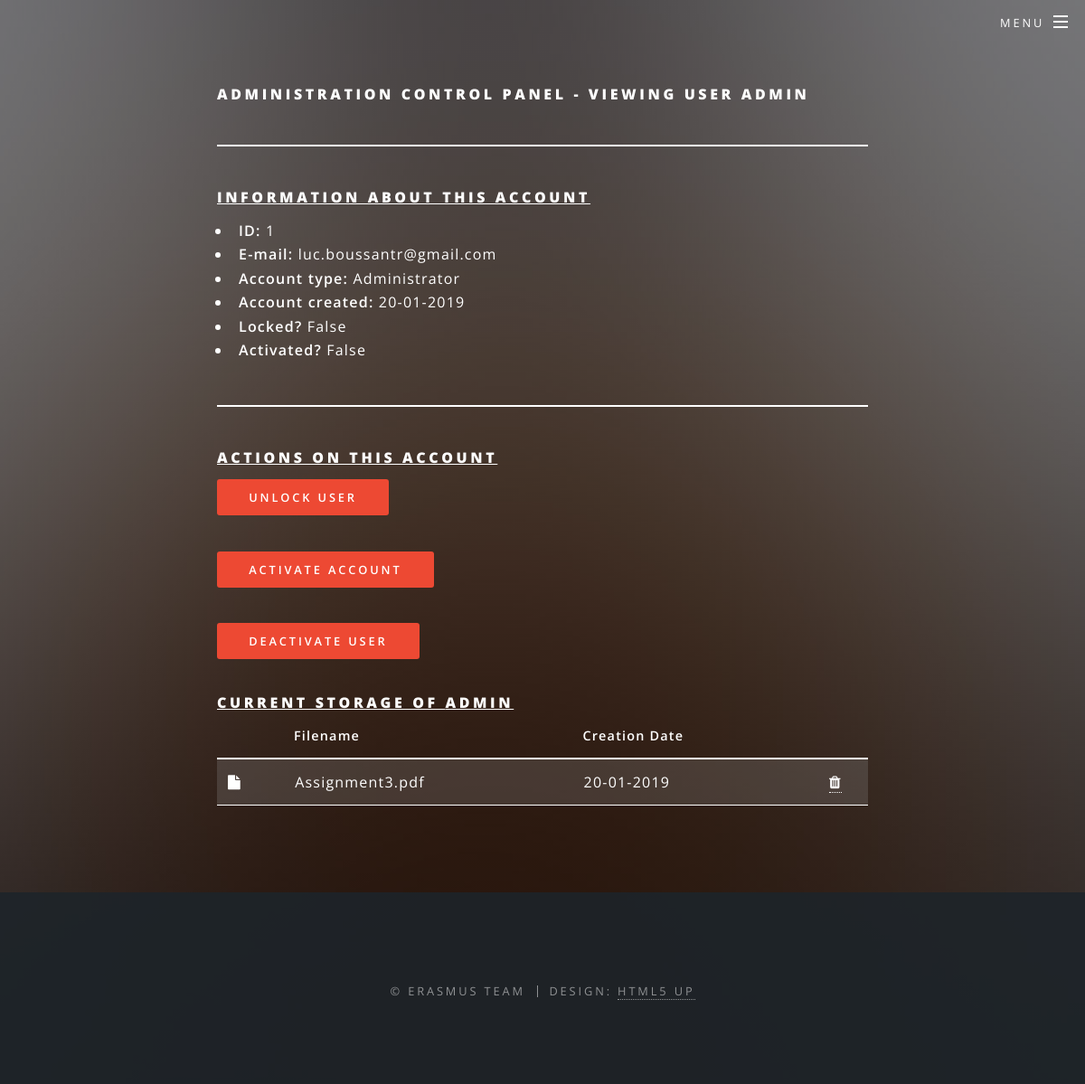
Before: /a/profile/1 (signed in) with the older database file.
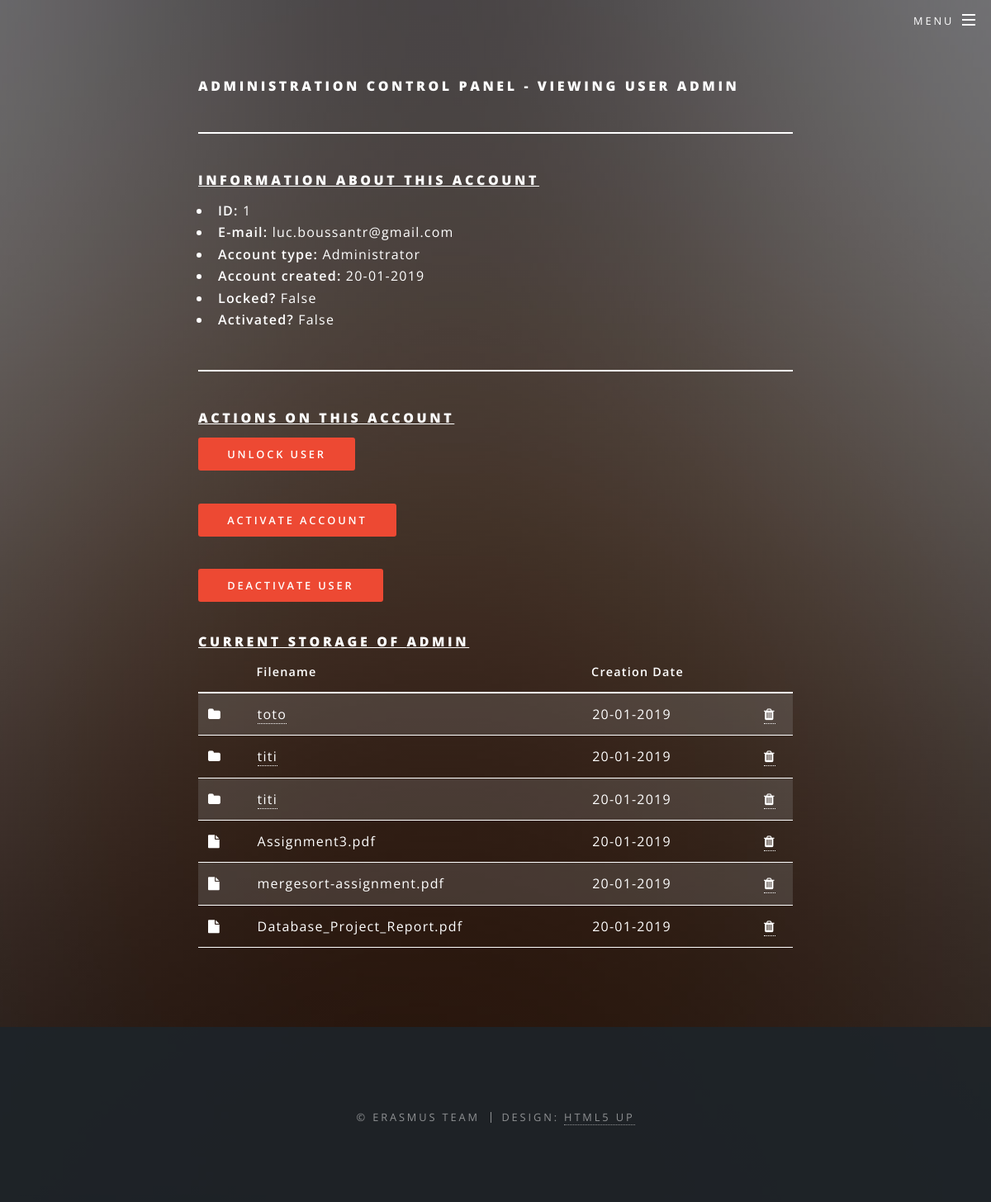
After: the same page with the newer database file.
### app/models.py (models this page shows, shortened)
class User(UserMixin, db.Model):
    __tablename__ = 'User'
    id = db.Column(db.Integer, primary_key=True)
    username = db.Column(db.String(64), index=True, unique=True)
    email = db.Column(db.String(120), index=True, unique=True)
    hashPassword = db.Column(db.String(128))
    role = db.Column(db.Enum(Role))
    creationDate = db.Column(db.DateTime, index=True, default=datetime.utcnow)
    locked = db.Column(db.Boolean)
    failedLogin = db.Column(db.Integer, default=0)
    logs = db.relationship('Log', backref='user', lazy='dynamic')
    confirmed = db.Column(db.Boolean)
    otp_secret = db.Column(db.String(16))
    activated = db.Column(db.Boolean)

class File(db.Model):
    __tablename__ = 'File'
    id = db.Column(db.Integer, primary_key=True)
    name = db.Column(db.String(24))
    path = db.Column(db.String(128))
    size = db.Column(db.Integer)
    folderId = db.Column(db.Integer, db.ForeignKey(
        'Folder.id'), nullable=False)
    creationDate = db.Column(db.DateTime, index=True, default=datetime.utcnow)
    AccessFile = db.relationship('User', secondary=AccessFile, lazy='dynamic',
                                 backref=db.backref('files', lazy=True))

class Folder(db.Model):
    __tablename__ = 'Folder'
    id = db.Column(db.Integer, primary_key=True)
    name = db.Column(db.String(24))
    creationDate = db.Column(db.DateTime, index=True, default=datetime.utcnow)
    folderId = db.Column(db.Integer, db.ForeignKey('Folder.id'))
    subFiles = db.relationship('File', backref='parent', lazy='dynamic')
    parent = db.relationship("Folder", remote_side=[id], backref='subFolders')
    AccessFolder = db.relationship('User', secondary=AccessFolder, lazy='dynamic',
                                   backref=db.backref('folders', lazy=True))

### app/routes.py (the view)
@app.route('/a/profile/<id>')
@login_required
def profile(id):
    user = User.query.filter_by(id=id).first()
    files = user.files
    folders = user.folders
    return render_template('/a/profile.html', title="Administration control panel", user=user, files=files, folders=folders)

### app/models.py (called while the page is built)
@login.user_loader
def load_user(id):
    return User.query.get(int(id))

### app/templates/a/profile.html
{% extends "base.html" %}
{% block content %}
  <h1>Administration control panel - Viewing user {{ user.username }}</h1>
  <hr />
  <h1><u>Information about this account</u></h1>
  <ul>
    <li><b>ID:</b> {{ user.id }}</li>
    <li><b>E-mail:</b> {{ user.email }}</li>
    <li><b>Account type:</b> {% if user.role == 1 %} User {% else %} Administrator {% endif %}</li>
    <li><b>Account created:</b> {{ user.creationDate.strftime("%d-%m-%Y") }}</li>
    <li><b>Locked?</b> {{ user.locked }}</li>
    <li><b>Activated?</b> {{ user.activated }}</li>
  </ul>
  <hr />
  <h1><u>Actions on this account</u></h1>
  <p><a href="{{ url_for('unlock_user', id=user.id) }}" class="button primary">Unlock user</a></p>
  <p><a href="{{ url_for('activate_user', id=user.id) }}" class="button primary">Activate account</a></p>
  <p><a href="{{ url_for('deactivate_user', id=user.id) }}" class="button primary">Deactivate user</a></p>
  <h1><u>Current storage of {{ user.username }}</u></h1>
  <table class="table table-dark" >
          <thead>
            <tr>
              <th scope="col"> </th>
              <th scope="col">Filename</th>
              <th scope="col">Creation Date</th>
              <th scope="col"></th>
            </tr>
          </thead>
  <tbody>
      {% if files or folders %}
          {% if folders %}
              {% for folder in folders %}
                  <tr>
                      <td><span class="fa fa-folder"></span></td>
                      <td><a href="{{ url_for('index') }}/{{ folder.name }}">{{ folder.name }}</a></td>
                      <td>{{ folder.creationDate.strftime('%d-%m-%Y') }}</td>
                      <td style="text-align: center"><a href="{{ url_for('deleteFolder', id=folder.id) }}"><span class="fa fa-trash"></span></a></td>
                  </tr>
              {% endfor %}
          {% endif %}
          {% if files %}
              {% for file in files %}
                  <tr>
                      <td><span class="fa fa-file"></span></td>
                      <td>{{ file.name }}</td>
                      <td>{{ file.creationDate.strftime('%d-%m-%Y') }}</td>
                      <td style="text-align: center"><a href="{{ url_for('deleteFile', id=file.id) }}"><span class="fa fa-trash"></span></a></td>
                  </tr>
              {% endfor %}
          {% endif %}
      {% else %}
      <tr id="table_empty_row" style="background: none; border:0px;">
          <td></td>
          <td>Empty directory</td>
      </tr>
      {% endif %}
  </tbody>
  </table>
{% endblock %}

### app/templates/base.html (shortened to what this page needs)
<!DOCTYPE HTML>
<html lang="en">
	<head>
		<link rel="stylesheet" href="{{ url_for('static', filename='css/main.css') }}" />
	</head>
	<body class="landing is-preload">
			<div id="page-wrapper">
					<header id="header" class="alt">
						<nav id="nav">
							<ul>
								<li class="special">
									<a href="#menu" class="menuToggle"><span>Menu</span></a>
								</li>
							</ul>
						</nav>
					</header>
					<section id="cta" class="wrapper style4">
						<div class="inner">
							<div style="width:100%">
								{% block content %}{% endblock %}
							</div>
						</div>
					</section>
					<footer id="footer">
						<ul class="copyright">
							<li>&copy; erasmus team</li><li>Design: <a href="http://html5up.net">HTML5 UP</a></li>
						</ul>
					</footer>
			</div>
	</body>
</html>

Changed rows visible on the page:
added Folder: name "toto", creationDate "20-01-2019"
added Folder: name "titi", creationDate "20-01-2019"
added Folder: name "titi", creationDate "20-01-2019"
added File: name "mergesort-assignment.pdf", creationDate "20-01-2019"
added File: name "Database_Project_Report.pdf", creationDate "20-01-2019"
